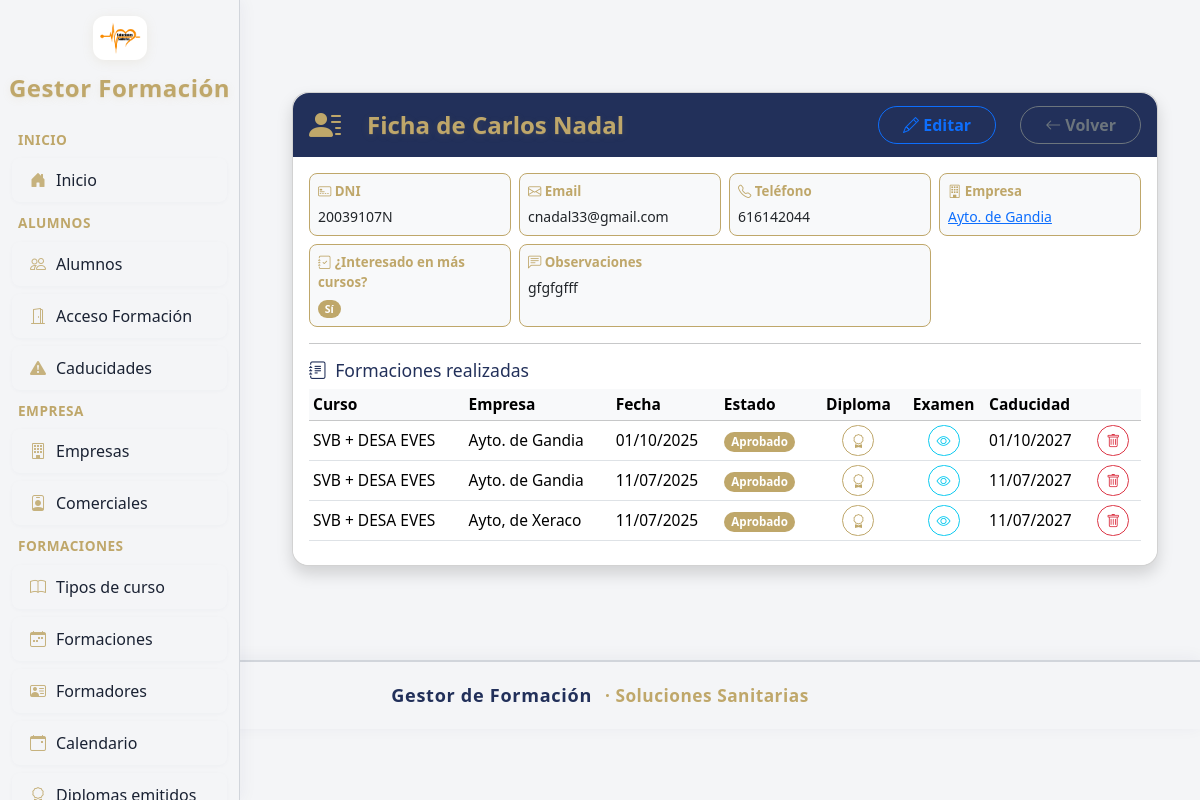
/alumnos/ficha/1, run on the app's committed database.
### mi_plataforma_formacion_app/models/alumno.py (models this page shows)
class Alumno(db.Model):
    __tablename__ = 'alumno'
    id = db.Column(db.Integer, primary_key=True)
    nombre = db.Column(db.String(150), nullable=False)
    dni = db.Column(db.String(15), unique=True, nullable=False)
    email = db.Column(db.String(120), unique=True, nullable=False)
    telefono = db.Column(db.String(30))
    interesado_mas_cursos = db.Column(db.Boolean, default=False)
    empresa_id = db.Column(db.Integer, db.ForeignKey('empresa.id'))
    observaciones = db.Column(db.Text)

### mi_plataforma_formacion_app/models/empresa.py (models this page shows)
class Empresa(db.Model):
    __tablename__ = 'empresa'
    id           = db.Column(db.Integer, primary_key=True)
    nombre       = db.Column(db.String(128), unique=True, nullable=False)
    cif          = db.Column(db.String(32), unique=True, nullable=False)
    direccion    = db.Column(db.String(256))
    poblacion    = db.Column(db.String(64))
    provincia    = db.Column(db.String(64))
    contacto     = db.Column(db.String(128))
    telefono     = db.Column(db.String(32))
    comercial_id = db.Column(db.Integer, db.ForeignKey('comercial.id'), nullable=True)
    formaciones  = db.relationship('Formacion', backref='empresa', lazy=True)
    alumnos      = db.relationship('Alumno', backref='empresa', lazy=True)

### mi_plataforma_formacion_app/models/tipo_curso.py (models this page shows)
class TipoCurso(db.Model):
    __tablename__ = 'tipo_curso'
    id            = db.Column(db.Integer, primary_key=True)
    nombre        = db.Column(db.String(128), nullable=False)
    duracion_horas= db.Column(db.Integer)
    temario       = db.Column(db.Text)
    objetivos     = db.Column(db.Text)
    pdf_temario   = db.Column(db.String(255))
    pdf_objetivos = db.Column(db.String(255))
    validez_meses = db.Column(db.Integer, nullable=False, default=0)
    color = db.Column(db.String(20), default="#FFA500")
    requiere_renovacion = db.Column(db.Boolean, nullable=False, default=False)
    formaciones   = db.relationship('Formacion', backref='tipo_curso', lazy=True)
    formadores    = db.relationship('Formador', secondary=formador_tipo_curso, back_populates='tipos_curso')
    examen_modelo_id = db.Column(db.Integer, db.ForeignKey('examen_modelo.id'))
    examen_modelo = db.relationship('ExamenModelo', back_populates='tipos_curso')
    plantilla_diploma_id = db.Column(db.Integer, db.ForeignKey('plantilla_diploma.id'), nullable=True)
    plantilla_acta_id = db.Column(db.Integer, db.ForeignKey('plantilla_acta.id'), nullable=True)

### mi_plataforma_formacion_app/models/formacion.py (models this page shows)
class Formacion(db.Model):
    __tablename__ = 'formacion'
    id             = db.Column(db.Integer, primary_key=True)
    referencia = db.Column(db.String(32), nullable=True)
    tipo_curso_id  = db.Column(db.Integer, db.ForeignKey('tipo_curso.id'))
    empresa_id     = db.Column(db.Integer, db.ForeignKey('empresa.id'))
    dos_ediciones  = db.Column(db.Boolean, default=False)
    fecha1         = db.Column(db.Date)
    hora_inicio1   = db.Column(db.Time)
    hora_fin1      = db.Column(db.Time)
    fecha2         = db.Column(db.Date)
    hora_inicio2   = db.Column(db.Time)
    hora_fin2      = db.Column(db.Time)
    direccion_aula = db.Column(db.String(256))
    fundae         = db.Column(db.Boolean, default=False)
    formador_id    = db.Column(db.Integer, db.ForeignKey('formador.id'))
    observaciones  = db.Column(db.Text)
    alumno_formaciones = db.relationship('AlumnoFormacion', backref='formacion', lazy=True)
    cerrada = db.Column(db.Boolean, default=False)
    poblacion = db.Column(db.String(128))

### mi_plataforma_formacion_app/blueprints/alumnos/routes.py (the view)
@alumnos_bp.route('/ficha/<int:alumno_id>')
def ficha_alumno(alumno_id):
    alumno = Alumno.query.get_or_404(alumno_id)
    relaciones = AlumnoFormacion.query.filter_by(alumno_id=alumno_id).join(Formacion).order_by(Formacion.fecha1.desc()).all()
    formaciones_info = []
    for rel in relaciones:
        formacion = rel.formacion
        empresa_norm = normaliza_nombre_archivo(formacion.empresa.nombre) if formacion.empresa else ''
        fecha_str = formacion.fecha1.strftime('%Y-%m-%d') if formacion.fecha1 else ''
        alumno_norm = normaliza_nombre_archivo(alumno.nombre)
        ruta_pdf = f"/static/diplomas/{empresa_norm}/{fecha_str}/diploma_{alumno_norm}.pdf"
        formaciones_info.append({
            'formacion': formacion,
            'rel': rel,
            'ruta_pdf': ruta_pdf,
        })
    return render_template(
        "alumnos/ficha_alumno.html",
        alumno=alumno,
        formaciones_info=formaciones_info
    )

### mi_plataforma_formacion_app/blueprints/alumnos/routes.py (called while the page is built)
def normaliza_nombre_archivo(txt):
    if not isinstance(txt, str):
        logger.warning(f"Intentando normalizar un valor no string: {txt}. Convirtiendo a string vacío.")
        txt = ""
    txt = unicodedata.normalize('NFD', txt).encode('ascii', 'ignore').decode('utf-8')
    txt = re.sub(r'[^a-zA-Z0-9\\s]', '_', txt)
    txt = txt.lower().strip()
    txt = re.sub(r'\\s+', '_', txt)
    txt = re.sub(r'_{2,}', '_', txt)
    txt = txt.strip('_')
    logger.debug(f"normaliza_nombre_archivo('{txt}') -> '{txt}'")
    return txt

@alumnos_bp.app_context_processor
def inject_buscar_diploma_pdf():
    return dict(buscar_diploma_pdf=buscar_diploma_pdf)

### mi_plataforma_formacion_app/models/alumno_formacion.py (called while the page is built)
    @property
    def fecha_realizacion(self):
        return self.formacion.fecha1 if self.formacion and self.formacion.fecha1 else None

    @property
    def validez_meses(self):
        if self.formacion and self.formacion.tipo_curso:
            return self.formacion.tipo_curso.validez_meses
        return 0

    @property
    def fecha_caducidad(self):
        if self.validez_meses and self.validez_meses > 0 and self.fecha_realizacion:
            return self.fecha_realizacion + relativedelta(months=self.validez_meses)
        return None

### mi_plataforma_formacion_app/templates/alumnos/ficha_alumno.html (shortened to what this page needs)
{% extends "base.html" %}
{% block content %}
<div class="container py-4">
  <div class="card shadow rounded-4 mx-auto" style="max-width: 900px;">
    <div class="card-header d-flex align-items-center gap-3 py-2" style="background: var(--color-sidebar-active); color: var(--color-sidebar-title); border-top-left-radius: 1rem; border-top-right-radius: 1rem; border-bottom: none; min-height:60px;">
      <i class="bi bi-person-lines-fill" style="font-size:2rem; margin-right:10px; color:var(--color-sidebar-title);"></i>
      <h2 class="mb-0 fw-bold fs-4" style="color:var(--color-sidebar-title); text-shadow:0 2px 8px #bfa76a22,0 1px 0 #bfa76a22;">Ficha de {{ alumno.nombre }}</h2>
      <a href="{{ url_for('alumnos_bp.editar_alumno', id=alumno.id) }}" class="btn btn-outline-primary rounded-pill fw-semibold ms-auto px-4"><i class="bi bi-pencil"></i> Editar</a>
      <a href="{{ url_for('alumnos_bp.lista_alumnos') }}" class="btn btn-outline-secondary rounded-pill fw-semibold ms-2 px-4"><i class="bi bi-arrow-left"></i> Volver</a>
    </div>
    <div class="card-body" style="background:#fff; border-bottom-left-radius:1rem; border-bottom-right-radius:1rem;">
    <div class="row g-2 mb-2">
      <div class="col-6 col-md-4 col-lg-3">
        <div class="bg-light rounded-3 p-2 h-100 small border border-1 border-opacity-10" style="border-color:var(--color-accent-gold)!important;">
          <div class="fw-bold mb-1" style="font-size:0.95em; color:var(--color-accent-gold);"><i class="bi bi-credit-card-2-front"></i> DNI</div>
          <div>{{ alumno.dni }}</div>
        </div>
      </div>
      <div class="col-6 col-md-4 col-lg-3">
        <div class="bg-light rounded-3 p-2 h-100 small border border-1 border-opacity-10" style="border-color:var(--color-accent-gold)!important;">
          <div class="fw-bold mb-1" style="font-size:0.95em; color:var(--color-accent-gold);"><i class="bi bi-envelope"></i> Email</div>
          <div>{{ alumno.email }}</div>
        </div>
      </div>
      <div class="col-6 col-md-4 col-lg-3">
        <div class="bg-light rounded-3 p-2 h-100 small border border-1 border-opacity-10" style="border-color:var(--color-accent-gold)!important;">
          <div class="fw-bold mb-1" style="font-size:0.95em; color:var(--color-accent-gold);"><i class="bi bi-telephone"></i> Teléfono</div>
          <div>{{ alumno.telefono }}</div>
        </div>
      </div>
      <div class="col-6 col-md-4 col-lg-3">
        <div class="bg-light rounded-3 p-2 h-100 small border border-1 border-opacity-10" style="border-color:var(--color-accent-gold)!important;">
          <div class="fw-bold mb-1" style="font-size:0.95em; color:var(--color-accent-gold);"><i class="bi bi-building"></i> Empresa</div>
          <div>
            {% if alumno.empresa %}
              <a href="{{ url_for('empresas_bp.editar_empresa', empresa_id=alumno.empresa.id) }}" class="link-primary">{{ alumno.empresa.nombre }}</a>
            {% else %}-{% endif %}
          </div>
        </div>
      </div>
      <div class="col-6 col-md-4 col-lg-3">
        <div class="bg-light rounded-3 p-2 h-100 small border border-1 border-opacity-10" style="border-color:var(--color-accent-gold)!important;">
          <div class="fw-bold mb-1" style="font-size:0.95em; color:var(--color-accent-gold);"><i class="bi bi-journal-check"></i> ¿Interesado en más cursos?</div>
          <div>
            {% if alumno.interesado_mas_cursos %}
              <span class="badge rounded-pill" style="background:var(--color-accent-gold);color:#fff;font-weight:600;">Sí</span>
            {% else %}
              <span class="badge rounded-pill bg-secondary">No</span>
            {% endif %}
          </div>
        </div>
      </div>
      <div class="col-12 col-md-8 col-lg-6">
        <div class="bg-light rounded-3 p-2 h-100 small border border-1 border-opacity-10" style="border-color:var(--color-accent-gold)!important;">
          <div class="fw-bold mb-1" style="font-size:0.95em; color:var(--color-accent-gold);"><i class="bi bi-chat-left-text"></i> Observaciones</div>
          <div>{{ alumno.observaciones or '-' }}</div>
        </div>
      </div>
    </div>
    <hr>
    <h5 class="mb-2 mt-3" style="font-size:1.1em; color:var(--color-sidebar-active);"><i class="bi bi-journal-text me-1"></i> Formaciones realizadas</h5>
    <div class="table-responsive">
      <table class="table table-sm table-hover align-middle mb-2" style="min-width:600px; font-size:0.97em;">
        <thead class="table-light sticky-top" style="z-index:1; background:var(--color-table-header)!important; color:var(--color-sidebar-title)!important;">
          <tr>
            <th>Curso</th>
            <th>Empresa</th>
            <th>Fecha</th>
            <th>Estado</th>
            <th class="text-center">Diploma</th>
            <th class="text-center">Examen</th>
            <th>Caducidad</th>
            <th></th>
          </tr>
        </thead>
        <tbody>
          {% for info in formaciones_info %}
          <tr>
            <td>{{ info.formacion.tipo_curso.nombre if info.formacion and info.formacion.tipo_curso else '-' }}</td>
            <td>{{ info.formacion.empresa.nombre if info.formacion and info.formacion.empresa else '-' }}</td>
            <td>{{ info.formacion.fecha1.strftime('%d/%m/%Y') if info.formacion.fecha1 else '-' }}</td>
            <td>
              {% if info.rel.aprobado %}
                <span class="badge rounded-pill" style="background:var(--color-accent-gold);color:#fff;font-weight:600;">Aprobado</span>
              {% else %}
                <span class="badge rounded-pill bg-danger">No apto</span>
              {% endif %}
            </td>
            <td class="text-center">
              {% if info.rel.aprobado and info.formacion %}
                <a href="{{ info.ruta_pdf }}" target="_blank" class="btn btn-outline-success btn-sm rounded-pill d-inline-flex align-items-center justify-content-center" title="Diploma" style="min-width:32px; border-color:var(--color-accent-gold); color:var(--color-accent-gold);">
                  <i class="bi bi-award"></i>
                </a>
              {% else %}
                <span class="text-muted small">-</span>
              {% endif %}
            </td>
            <td class="text-center">
              {% if info.formacion.tipo_curso and info.formacion.tipo_curso.examen_modelo %}
                <a href="{{ url_for('alumnos_bp.ver_examen_alumno', formacion_id=info.formacion.id, alumno_id=alumno.id) }}" class="btn btn-outline-info btn-sm rounded-pill d-inline-flex align-items-center justify-content-center" title="Ver examen" style="min-width:32px;">
                  <i class="bi bi-eye"></i>
                </a>
              {% else %}
                <span class="text-muted small">Sin examen</span>
              {% endif %}
            </td>
            <td>
              {% if info.rel.fecha_caducidad %}
                {{ info.rel.fecha_caducidad.strftime('%d/%m/%Y') }}
              {% else %}
                <span class="text-muted small">-</span>
              {% endif %}
            </td>
            <td>
              <form method="post" action="{{ url_for('alumnos_bp.borrar_formacion_alumno', alumno_formacion_id=info.rel.id) }}" style="display:inline;">
                <button type="submit" class="btn btn-outline-danger btn-sm rounded-pill" title="Eliminar" onclick="return confirm('¿Seguro que deseas eliminar esta formación del expediente?');">
                  <i class="bi bi-trash"></i>
                </button>
              </form>
            </td>
          </tr>
          {% else %}
          <tr>
            <td colspan="8" class="text-center text-muted">Este alumno no tiene formaciones realizadas.</td>
          </tr>
          {% endfor %}
        </tbody>
      </table>
    </div>
    </div>
  </div>
</div>
{% endblock %}

### mi_plataforma_formacion_app/templates/base.html (style rules this page uses)
:root { --color-sidebar-bg: #f4f5f7; --color-sidebar-border: #d1d5db; --color-sidebar-text: #1a2233; --color-sidebar-hover: #e9eaf0; --color-sidebar-active: #22305a; --color-sidebar-active-text: #fff; --color-sidebar-title: #bfa76a; --color-sidebar-icon: #bfa76a; --color-accent-gold: #bfa76a; --color-card-bg: #fff; --color-btn-gold: #bfa76a; --color-btn-navy: #22305a; }
body { font-family: 'Segoe UI', sans-serif; background-color: #f4f5f7; margin: 0; padding: 0; color: var(--color-sidebar-text); }

### data on the page
Alumno: nombre "Carlos Nadal", dni "20039107N", email "cnadal33@gmail.com", telefono "616142044", observaciones "gfgfgfff"
Empresa: empresa.nombre "Ayto. de Gandia", formacion.empresa "Ayto. de Gandia" "Ayto. de Gandia"
TipoCurso: formacion.tipo_curso "SVB + DESA EVES" "SVB + DESA EVES" "SVB + DESA EVES", rel.fecha_caducidad "01/10/2027" "11/07/2027" "11/07/2027"
Formacion: formacion.fecha1 "01/10/2025"
Formacion: formacion.fecha1 "11/07/2025"
Empresa: formacion.empresa "Ayto, de Xeraco"
Formacion: formacion.fecha1 "11/07/2025"
